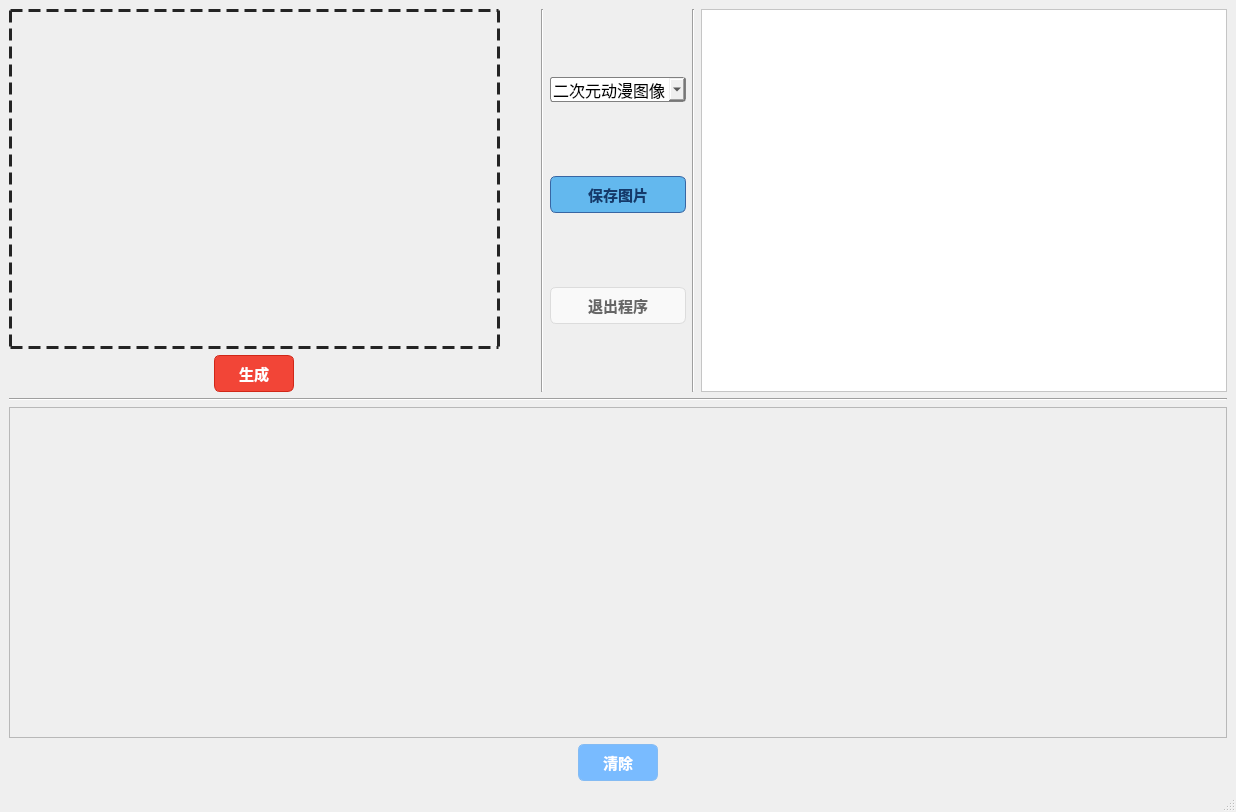
<?xml version="1.0" encoding="UTF-8"?>
<ui version="4.0">
 <class>MainWindow</class>
 <widget class="QMainWindow" name="MainWindow">
  <property name="enabled">
   <bool>true</bool>
  </property>
  <property name="geometry">
   <rect>
    <x>0</x>
    <y>0</y>
    <width>1236</width>
    <height>812</height>
   </rect>
  </property>
  <property name="windowTitle">
   <string>Create Anime Characters With DCGAN!</string>
  </property>
  <widget class="QWidget" name="centralwidget">
   <layout class="QVBoxLayout" name="verticalLayout_4">
    <item>
     <layout class="QHBoxLayout" name="horizontalLayout">
      <item>
       <layout class="QVBoxLayout" name="verticalLayout" stretch="0,0">
        <property name="topMargin">
         <number>0</number>
        </property>
        <property name="rightMargin">
         <number>35</number>
        </property>
        <item>
         <widget class="PlotWidget" name="imageWindow">
          <property name="enabled">
           <bool>false</bool>
          </property>
          <property name="styleSheet">
           <string notr="true">border:3px dashed #242424;</string>
          </property>
         </widget>
        </item>
        <item>
         <layout class="QHBoxLayout" name="horizontalLayout_5">
          <property name="rightMargin">
           <number>0</number>
          </property>
          <item>
           <widget class="QPushButton" name="btn_draw">
            <property name="sizePolicy">
             <sizepolicy hsizetype="Fixed" vsizetype="Fixed">
              <horstretch>0</horstretch>
              <verstretch>0</verstretch>
             </sizepolicy>
            </property>
            <property name="styleSheet">
             <string notr="true">.QPushButton {
	box-shadow:inset 0px 1px 0px 0px #f5978e;
	background:linear-gradient(to bottom, #f24537 5%, #c62d1f 100%);
	background-color:#f24537;
	border-radius:6px;
	border:1px solid #d02718;
	display:inline-block;
	cursor:pointer;
	color:#ffffff;
	font-family:Arial;
	font-size:15px;
	font-weight:bold;
	padding:6px 24px;
	text-decoration:none;
	text-shadow:0px 1px 0px #810e05;
}
.QPushButton:hover {
	background:linear-gradient(to bottom, #c62d1f 5%, #f24537 100%);
	background-color:#c62d1f;
}
.QPushButton:active {
	position:relative;
	top:1px;
}</string>
            </property>
            <property name="text">
             <string>生成</string>
            </property>
           </widget>
          </item>
         </layout>
        </item>
       </layout>
      </item>
      <item>
       <widget class="Line" name="line">
        <property name="orientation">
         <enum>Qt::Vertical</enum>
        </property>
       </widget>
      </item>
      <item>
       <layout class="QVBoxLayout" name="verticalLayout_2">
        <item>
         <widget class="QComboBox" name="comboBox">
          <property name="sizePolicy">
           <sizepolicy hsizetype="Preferred" vsizetype="Fixed">
            <horstretch>0</horstretch>
            <verstretch>0</verstretch>
           </sizepolicy>
          </property>
          <property name="font">
           <font>
            <pointsize>12</pointsize>
            <weight>50</weight>
            <bold>false</bold>
            <underline>false</underline>
            <strikeout>false</strikeout>
            <kerning>true</kerning>
           </font>
          </property>
          <property name="styleSheet">
           <string notr="true">QComboBox {
     border :  1px  solid  gray ;
     border-radius:  3px ;
     padding :  1px  2px  1px  2px ;  
     min-width :  9em ;  
 	text-align:center;
}
QComboBox:hover {
	background-color:rgb(230,230,230);
}</string>
          </property>
          <item>
           <property name="text">
            <string>二次元动漫图像</string>
           </property>
          </item>
         </widget>
        </item>
        <item>
         <widget class="QPushButton" name="btn_save">
          <property name="sizePolicy">
           <sizepolicy hsizetype="Minimum" vsizetype="Fixed">
            <horstretch>0</horstretch>
            <verstretch>0</verstretch>
           </sizepolicy>
          </property>
          <property name="font">
           <font>
            <family>Arial</family>
            <pointsize>-1</pointsize>
            <weight>75</weight>
            <bold>true</bold>
            <underline>false</underline>
            <strikeout>false</strikeout>
           </font>
          </property>
          <property name="styleSheet">
           <string notr="true">.QPushButton {
	box-shadow:inset 0px 1px 0px 0px #bee2f9;
	background:linear-gradient(to bottom, #63b8ee 5%, #468ccf 100%);
	background-color:#63b8ee;
	border-radius:6px;
	border:1px solid #3866a3;
	display:inline-block;
	cursor:pointer;
	color:#14396a;
	font-family:Arial;
	font-size:15px;
	font-weight:bold;
	padding:6px 24px;
	text-decoration:none;
	text-shadow:0px 1px 0px #7cacde;
}
.QPushButton:hover {
	background:linear-gradient(to bottom, #468ccf 5%, #63b8ee 100%);
	background-color:#468ccf;
}
.QPushButton:active {
	position:relative;
	top:1px;
}</string>
          </property>
          <property name="text">
           <string>保存图片</string>
          </property>
         </widget>
        </item>
        <item>
         <widget class="QPushButton" name="btn_exit">
          <property name="styleSheet">
           <string notr="true">.QPushButton {
	box-shadow:inset 0px 1px 0px 0px #ffffff;
	background:linear-gradient(to bottom, #f9f9f9 5%, #e9e9e9 100%);
	background-color:#f9f9f9;
	border-radius:6px;
	border:1px solid #dcdcdc;
	display:inline-block;
	cursor:pointer;
	color:#666666;
	font-family:Arial;
	font-size:15px;
	font-weight:bold;
	padding:6px 24px;
	text-decoration:none;
	text-shadow:0px 1px 0px #ffffff;
}
.QPushButton:hover {
	background:linear-gradient(to bottom, #e9e9e9 5%, #f9f9f9 100%);
	background-color:#e9e9e9;
}
.QPushButton:active {
	position:relative;
	top:1px;
}</string>
          </property>
          <property name="text">
           <string>退出程序</string>
          </property>
         </widget>
        </item>
       </layout>
      </item>
      <item>
       <widget class="Line" name="line_2">
        <property name="orientation">
         <enum>Qt::Vertical</enum>
        </property>
       </widget>
      </item>
      <item>
       <widget class="QTreeView" name="treeView_2">
        <property name="enabled">
         <bool>false</bool>
        </property>
        <property name="styleSheet">
         <string notr="true">background-image: url('C:/Users/85035/Desktop/backnew.png');
background-repeat: no-repeat;
background-position:  center;
background-color:white;</string>
        </property>
       </widget>
      </item>
     </layout>
    </item>
    <item>
     <layout class="QVBoxLayout" name="verticalLayout_3">
      <item>
       <widget class="Line" name="line_3">
        <property name="orientation">
         <enum>Qt::Horizontal</enum>
        </property>
       </widget>
      </item>
      <item>
       <widget class="QTextEdit" name="textEdit">
        <property name="enabled">
         <bool>false</bool>
        </property>
       </widget>
      </item>
      <item>
       <layout class="QHBoxLayout" name="horizontalLayout_2">
        <item>
         <widget class="QPushButton" name="btn_clean">
          <property name="sizePolicy">
           <sizepolicy hsizetype="Fixed" vsizetype="Fixed">
            <horstretch>0</horstretch>
            <verstretch>0</verstretch>
           </sizepolicy>
          </property>
          <property name="styleSheet">
           <string notr="true">.QPushButton {
	box-shadow:inset 0px 1px 0px 0px #bbdaf7;
	background:linear-gradient(to bottom, #79bbff 5%, #378de5 100%);
	background-color:#79bbff;
	border-radius:6px;
	border:1px solid #84bbf3;
	display:inline-block;
	cursor:pointer;
	color:#ffffff;
	font-family:Arial;
	font-size:15px;
	font-weight:bold;
	padding:6px 24px;
	text-decoration:none;
	text-shadow:0px 1px 0px #528ecc;
}
.QPushButton:hover {
	background:linear-gradient(to bottom, #378de5 5%, #79bbff 100%);
	background-color:#378de5;
}
.QPushButton:active {
	position:relative;
	top:1px;
}</string>
          </property>
          <property name="text">
           <string>清除</string>
          </property>
         </widget>
        </item>
       </layout>
      </item>
     </layout>
    </item>
   </layout>
  </widget>
  <widget class="QMenuBar" name="menubar">
   <property name="geometry">
    <rect>
     <x>0</x>
     <y>0</y>
     <width>1236</width>
     <height>26</height>
    </rect>
   </property>
  </widget>
  <widget class="QStatusBar" name="statusbar"/>
 </widget>
 <customwidgets>
  <customwidget>
   <class>PlotWidget</class>
   <extends>QTreeView</extends>
   <header>pyqtgraph</header>
  </customwidget>
 </customwidgets>
 <resources/>
 <connections/>
</ui>
